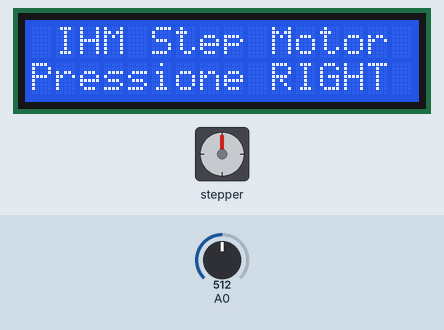
The sketch below on a simulated Arduino Uno, built with avr-gcc and run on an emulated ATmega328P. On the bench: stepper motor, 16×2 character LCD. Wiring (inferred from the names in the program): stepper motor (200 steps per turn assumed): coils pin 13, pin 12, pin 11, pin 3. The test bench sets the inputs (shaded band); at power-on: A0 = 512.

Above: at 4.2 s.
4.3 s: A0 set to 54
5.8 s: A0 set to 46
At 6.01 s:
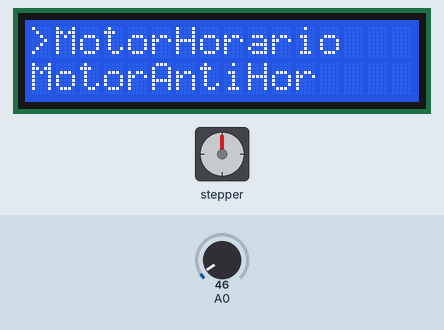
At 7.2 s:
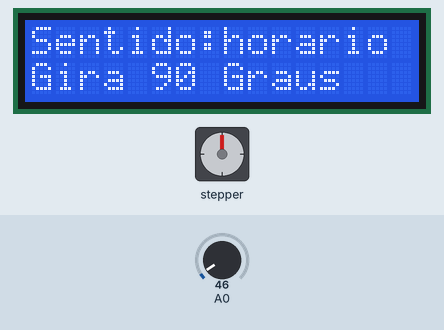
7.5 s: A0 set to 584
9.0 s: A0 set to 606
At 11.2 s:
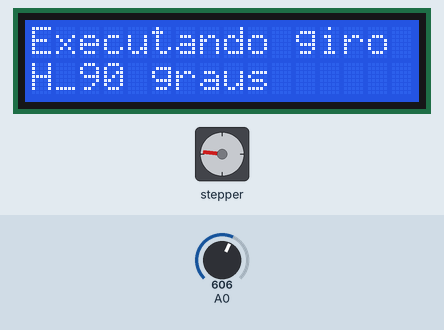
Timing chart, 0 to 12.7 s (numbered marks = the images above; inputs shaded):
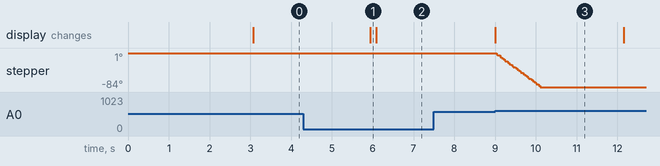

Measured:
- the behaviour switches between 50 and 49 on A0 (found by bisection; images 0 and 1)
- the behaviour switches between 599 and 600 on A0 (found by bisection; images 2 and 3)
- after the input at 4.3 s, every drawn part: stays the same
- after the input at 5.8 s, the display: changes after 0.13 s (image 1)
- after the input at 7.5 s, every drawn part: stays the same
- after the input at 9.0 s, stepper: turns 84° counter-clockwise in 1.1 s, starting at once; the display: changes at once (image 3)

The sketch:

codigo.ino
```cpp
#include <LiquidCrystal.h> //Biblioteca para fazer funções LCD

const char rs = 8; //register select
const char en = 9; //enable LCD
const char db4 = 4; //pino data numero 4 (data4)
const char db5 = 5; //pino data numero 5(data5)
const char db6 = 6; //pino data numero 6(data6)
const char db7 = 7; //pino data numero 7(data7)


//inicializa o LCD com os terminais definidos
LiquidCrystal lcd(rs, en, db4, db5, db6, db7);

#define BTN_RIGHT 0
#define BTN_UP 1
#define BTN_DOWN 2
#define BTN_LEFT 3
#define BTN_ENTER 4
#define BTN_NONE 5

#define bobina1 13
#define bobina2 12
#define bobina3 11
#define bobina4 3

//////////////////////PROTOTIPOS/////////////////////////
int lerBotao();
void mostrarNivel1();
void mostrarNivel2();
void mostrarNivel3();
void selExecutarGiro();
void girar();


enum MenuLevel {NIVEL_1, NIVEL_2, NIVEL_3};
MenuLevel menuLevel = NIVEL_1; //menu inicial um

int selecionadoNivel2 = 0; // 0 == Motor no sentido horário, 1 == Motor no sentido anti-horário.
int selecionadoNivel3 = 0; // 0 = Gira 90º, 1= 270º 2 = 810º

const unsigned int tempoLedLigado = 500;
unsigned int  tela[3][3];
int posHorizontal = 0;
int posVertical   = 0;

void setup() //executa comandos base na inicialização
{
  // Definição dos pinos para as bobinas do motor
  pinMode(bobina1, OUTPUT);
  pinMode(bobina2, OUTPUT);
  pinMode(bobina3, OUTPUT);
  pinMode(bobina4, OUTPUT);

  lcd.begin(16,2);
  lcd.setCursor(0,0);
  lcd.print("MENU MOTOR     ");
  lcd.setCursor(0,1);
  lcd.print("DE PASSO       ");
  delay(3000);
  lcd.clear();
  mostrarNivel1();
  Serial.begin(9600);

}

void loop()
{
  int botao = lerBotao();

  if (botao == BTN_NONE) return;

  switch(menuLevel)
  {
    case NIVEL_1:
    if (botao == BTN_RIGHT)
    {
      menuLevel = NIVEL_2;
      mostrarNivel2();
    }
    break;
    case NIVEL_2:
    if((botao == BTN_UP) || (botao == BTN_DOWN))
    {
      selecionadoNivel2 = 1 - selecionadoNivel2;
      mostrarNivel2();
    }

    else if(botao == BTN_RIGHT)
    {
      menuLevel = NIVEL_3;
      mostrarNivel3();
    }
    else if(botao == BTN_LEFT)
    {
      menuLevel = NIVEL_1;
      mostrarNivel1();
    }
    break;

    case NIVEL_3:
      if(botao == BTN_UP)
      {
        selecionadoNivel3 = (selecionadoNivel3+2) % 3;
        mostrarNivel3();
      }

    else if (botao == BTN_DOWN)
    {
      selecionadoNivel3 = (selecionadoNivel3+1) % 3;
      mostrarNivel3();
    }
    else if(botao == BTN_ENTER)
    {
      selExecutarGiro();
    }

    else if(botao == BTN_LEFT)
    {
      menuLevel = NIVEL_2;
      mostrarNivel2();
    }
    break;

  }
delay(150);

}

///////////////////////////////////////////////////FUNÇÕES/////////////////////////////////////

int lerBotao()
{
  int val = analogRead(A0);
  if (val<50) return BTN_RIGHT; // Pressionado botão direita
  else if ((val>=50) && (val<=150)) return BTN_UP; // Pressionado botão cima
  else if ((val>=200) && (val<=340)) return BTN_DOWN; // Pressionado botão baixo
  else if ((val>=350) && (val<=550)) return BTN_LEFT; // Pressionado botão esquerda
  else if ((val>=600) && (val<=760)) return BTN_ENTER;
  else return BTN_NONE;
}

void mostrarNivel1()
{
  lcd.clear();
  lcd.setCursor(0,0);
  lcd.print(" IHM Step Motor ");
  lcd.setCursor(0,1);
  lcd.print("Pressione RIGHT ");
}

void mostrarNivel2()
{
  lcd.clear();
  lcd.setCursor(0,0);
  lcd.print(selecionadoNivel2 == 0 ? ">MotorHorario" : "MotorHorario");
  lcd.setCursor(0,1);
  lcd.print(selecionadoNivel2 == 1 ? ">MotorAntiHor" : "MotorAntiHor");
}

void mostrarNivel3()
{
  const char* opcoes[3] = {
    "Gira 90 Graus   ",
    "Gira 270 Graus  ",
    "Gira 810 Graus  "};

  lcd.clear();
  lcd.setCursor(0,0);
  lcd.print("Sentido:");
  lcd.print(selecionadoNivel2 == 0 ? "horario" : "antiHor");
  lcd.setCursor(0,1);
  lcd.print (opcoes[selecionadoNivel3]);

}

void selExecutarGiro()
{
  lcd.clear();
  lcd.setCursor(0,0);
  lcd.print("Executando giro");
  lcd.setCursor(0,1);
    if(selecionadoNivel2 == 0)
    {
      switch (selecionadoNivel3)
        {
          case 0: lcd.print("H_90 graus        "); girar(0,0); break;
          case 1: lcd.print("H_270 graus       "); girar(0,1); break;
          case 2: lcd.print("H_Gira810graus    "); girar(0,2); break;
        }
    }
    else
    {
      switch(selecionadoNivel3)
        {
          case 0: lcd.print("AH_90 graus        "); girar(1,0); break;
          case 1: lcd.print("AH_270 graus       "); girar(1,1); break;
          case 2: lcd.print("AH_Gira810graus    "); girar(1,2); break;
        }
        }
  delay(2000); // Aguarda 2 segundos para a leitura da mensagem
  menuLevel = NIVEL_1; // Retorna ao nível 1 do menu
  mostrarNivel1(); // Atualiza display para a tela inicial

}

// Função que simula o giro do motor conforme parâmetros recebidos
void girar (char H_AH, char modo)
{
  if ((H_AH == 0) && (modo == 0))//gira no sentido horario no modo 0 - 90 graus
  {
     for (int x=1; x<13; x++) // x < 13, pois o motor dá 50 passos para girar 90 graus
     {
        //Serial.println(x);
     	acionarBobinasHorario(true, true, true, true, 19);
     }
  }
  else if ((H_AH == 0) && (modo == 1))//gira no sentido horario no modo 0 - 270 graus
  {
     for (int x=1; x<39; x++)
     {
     	acionarBobinasHorario(true, true, true, true, 19);
     }
  }
  else if ((H_AH == 0) && (modo == 2))//gira no sentido horario no modo 0 - 810 graus
  {
     for (int x=1; x<116; x++)
     {
     	acionarBobinasHorario(true, true, true, true, 19);
     }
  }
  else if ((H_AH == 1) && (modo == 0))//gira no sentido anti - horario no modo 0 - 90 graus
  {
     for (int x=1; x<13; x++) // x < 13, pois o motor dá 50 passos para girar 90 graus
     {
     	acionarBobinasAntiHorario(true, true, true, true, 19);
     }
  }
  else if ((H_AH == 1) && (modo == 1))//gira no sentido anti - horario no modo 0 - 270 graus
  {
     for (int x=1; x<39; x++)
     {
     	acionarBobinasAntiHorario(true, true, true, true, 19);
     }
  }
  else if ((H_AH == 1) && (modo == 2))//gira no sentido anti - horario no modo 0 - 810 graus
  {
     for (int x=1; x<116; x++)
     {
     	acionarBobinasAntiHorario(true, true, true, true, 19);
     }
  }
}

void acionarBobinasAntiHorario (boolean bob1, boolean bob2, boolean bob3, boolean bob4, long delayTime) {

  	digitalWrite(bobina1, bob1);
  	digitalWrite(bobina2, !bob2);
  	digitalWrite(bobina3, !bob3);
  	digitalWrite(bobina4, !bob4);
    delay(delayTime);

    digitalWrite(bobina1, !bob1);
  	digitalWrite(bobina2, bob2);
  	digitalWrite(bobina3, !bob3);
  	digitalWrite(bobina4, !bob4);
  	delay(delayTime);

    digitalWrite(bobina1, !bob1);
  	digitalWrite(bobina2, !bob2);
  	digitalWrite(bobina3, bob3);
  	digitalWrite(bobina4, !bob4);
    delay(delayTime);

    digitalWrite(bobina1, !bob1);
  	digitalWrite(bobina2, !bob2);
  	digitalWrite(bobina3, !bob3);
  	digitalWrite(bobina4, bob4);
    delay(delayTime);

    digitalWrite(bobina1, !bob1);
  	digitalWrite(bobina2, !bob2);
  	digitalWrite(bobina3, !bob3);
  	digitalWrite(bobina4, !bob4);
    delay(delayTime);
}

void acionarBobinasHorario (boolean bob1, boolean bob2, boolean bob3, boolean bob4, long delayTime) {

  	digitalWrite(bobina4, bob4);
  	digitalWrite(bobina3, !bob3);
  	digitalWrite(bobina2, !bob2);
  	digitalWrite(bobina1, !bob1);
    delay(delayTime);

    digitalWrite(bobina4, !bob4);
  	digitalWrite(bobina3, bob3);
  	digitalWrite(bobina2, !bob2);
  	digitalWrite(bobina1, !bob1);
  	delay(delayTime);

    digitalWrite(bobina4, !bob4);
  	digitalWrite(bobina3, !bob3);
  	digitalWrite(bobina2, bob2);
  	digitalWrite(bobina1, !bob1);
    delay(delayTime);

    digitalWrite(bobina4, !bob4);
  	digitalWrite(bobina3, !bob3);
  	digitalWrite(bobina2, !bob2);
  	digitalWrite(bobina1, bob1);
    delay(delayTime);

    digitalWrite(bobina4, !bob4);
  	digitalWrite(bobina3, !bob3);
  	digitalWrite(bobina2, !bob2);
  	digitalWrite(bobina1, !bob1);
    delay(delayTime);
}
```
